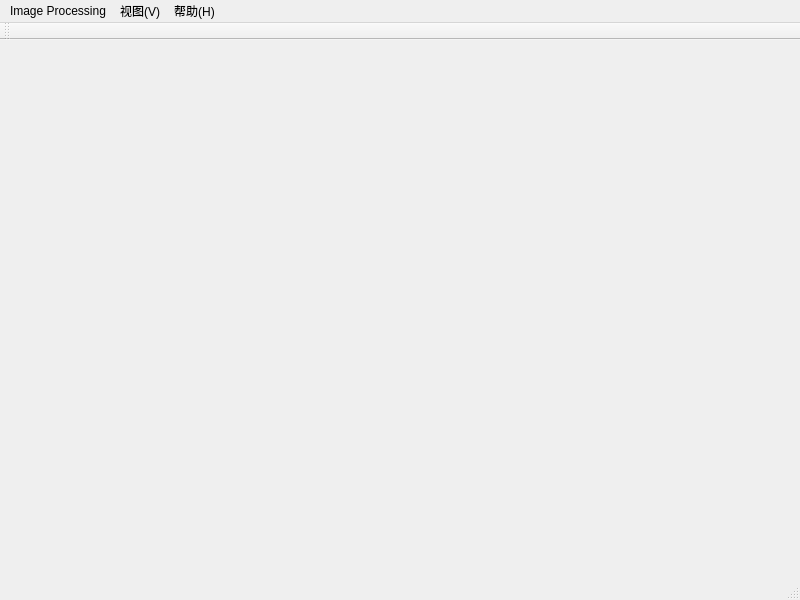
<?xml version="1.0" encoding="UTF-8"?>
<ui version="4.0">
 <class>MainWindow</class>
 <widget class="QMainWindow" name="MainWindow">
  <property name="geometry">
   <rect>
    <x>0</x>
    <y>0</y>
    <width>800</width>
    <height>600</height>
   </rect>
  </property>
  <property name="windowTitle">
   <string>MainWindow</string>
  </property>
  <widget class="QWidget" name="centralwidget">
   <widget class="QLabel" name="label_pic">
    <property name="geometry">
     <rect>
      <x>210</x>
      <y>80</y>
      <width>351</width>
      <height>331</height>
     </rect>
    </property>
    <property name="text">
     <string/>
    </property>
   </widget>
  </widget>
  <widget class="QMenuBar" name="menubar">
   <property name="geometry">
    <rect>
     <x>0</x>
     <y>0</y>
     <width>800</width>
     <height>26</height>
    </rect>
   </property>
   <widget class="QMenu" name="menuImage_Processing">
    <property name="title">
     <string>Image Processing</string>
    </property>
    <addaction name="actionOpen_BMP_file"/>
    <addaction name="actionSave_to_new_BMP_file"/>
    <addaction name="separator"/>
    <addaction name="actionDisplay_file_header"/>
    <addaction name="actionGet_pixel_value"/>
    <addaction name="actionSet_pixel_value"/>
    <addaction name="separator"/>
    <addaction name="actionImage_interpolation"/>
    <addaction name="actionMedian_filtering"/>
    <addaction name="actionGaussian_smoothing"/>
    <addaction name="separator"/>
    <addaction name="actionHistogram_equalization"/>
    <addaction name="actionSharpening_by_gradient"/>
    <addaction name="actionBilateral_filtering"/>
    <addaction name="actionAdd_impulse_noise"/>
    <addaction name="actionCanny_edge_detection"/>
    <addaction name="actionSnake_image_segmentation"/>
   </widget>
   <widget class="QMenu" name="menu_V">
    <property name="title">
     <string>视图(V)</string>
    </property>
   </widget>
   <widget class="QMenu" name="menu_H">
    <property name="title">
     <string>帮助(H)</string>
    </property>
   </widget>
   <addaction name="menuImage_Processing"/>
   <addaction name="menu_V"/>
   <addaction name="menu_H"/>
  </widget>
  <widget class="QStatusBar" name="statusbar"/>
  <widget class="QToolBar" name="toolBar">
   <property name="windowTitle">
    <string>toolBar</string>
   </property>
   <attribute name="toolBarArea">
    <enum>TopToolBarArea</enum>
   </attribute>
   <attribute name="toolBarBreak">
    <bool>false</bool>
   </attribute>
  </widget>
  <action name="actionHome">
   <property name="icon">
    <iconset>
     <normaloff>Toolbar.bmp</normaloff>Toolbar.bmp</iconset>
   </property>
   <property name="text">
    <string>Home</string>
   </property>
  </action>
  <action name="actionOpen_BMP_file">
   <property name="icon">
    <iconset theme="accessories-calculator"/>
   </property>
   <property name="text">
    <string>Open BMP file</string>
   </property>
  </action>
  <action name="actionSave_to_new_BMP_file">
   <property name="text">
    <string>Save to new BMP file</string>
   </property>
  </action>
  <action name="actionDisplay_file_header">
   <property name="text">
    <string>Display file header</string>
   </property>
  </action>
  <action name="actionGet_pixel_value">
   <property name="text">
    <string>Get pixel value</string>
   </property>
  </action>
  <action name="actionSet_pixel_value">
   <property name="text">
    <string>Set pixel value</string>
   </property>
  </action>
  <action name="actionImage_interpolation">
   <property name="text">
    <string>Image interpolation</string>
   </property>
  </action>
  <action name="actionMedian_filtering">
   <property name="text">
    <string>Median filtering</string>
   </property>
  </action>
  <action name="actionGaussian_smoothing">
   <property name="text">
    <string>Gaussian smoothing</string>
   </property>
  </action>
  <action name="actionHistogram_equalization">
   <property name="text">
    <string>Histogram equalization</string>
   </property>
  </action>
  <action name="actionSharpening_by_gradient">
   <property name="text">
    <string>Sharpening by gradient</string>
   </property>
  </action>
  <action name="actionBilateral_filtering">
   <property name="text">
    <string>Bilateral filtering</string>
   </property>
  </action>
  <action name="actionAdd_impulse_noise">
   <property name="text">
    <string>Add impulse noise</string>
   </property>
  </action>
  <action name="actionCanny_edge_detection">
   <property name="text">
    <string>Canny edge detection</string>
   </property>
  </action>
  <action name="actionSnake_image_segmentation">
   <property name="text">
    <string>Snake image segmentation</string>
   </property>
  </action>
 </widget>
 <resources/>
 <connections/>
</ui>
